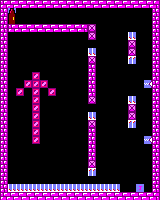

Tiled map render using the project's own tile images. Description and the whole map definition, tile-layer contents included, below:
An orthogonal 20x25 tile map with 8x8 px tiles, 1 tile layer (Capa de Patrones 1).

<map version="1.2" tiledversion="1.2.4" orientation="orthogonal" renderorder="right-down" width="20" height="25" tilewidth="8" tileheight="8" infinite="0" nextlayerid="2" nextobjectid="1">
 <tileset firstgid="1" source="tileset_juego.tsx" />
 <layer id="1" name="Capa de Patrones 1" width="20" height="25">
  <data encoding="csv">
2,3,3,3,3,3,3,3,3,3,3,3,3,3,3,3,3,3,3,4,
8,39,0,0,0,0,0,0,0,0,0,0,0,0,0,0,0,0,0,8,
8,40,0,0,0,0,0,0,0,0,0,0,0,0,0,0,0,0,0,8,
8,2,3,3,3,3,3,3,3,3,4,28,0,0,0,0,0,0,0,8,
8,0,0,0,0,0,0,0,0,0,0,28,0,0,0,0,45,0,0,8,
8,0,0,0,0,0,0,0,0,0,0,0,0,0,0,0,28,0,0,8,
8,0,0,0,0,0,0,0,0,0,0,45,0,0,0,0,28,0,0,8,
8,0,0,0,0,0,0,0,0,0,0,28,0,0,0,0,42,0,0,8,
8,0,0,0,0,0,0,0,0,0,0,8,0,0,0,0,0,0,0,8,
8,0,0,0,26,0,0,0,0,0,0,8,0,0,0,0,0,0,0,8,
8,0,0,26,26,26,0,0,0,0,0,8,0,0,0,0,0,0,44,8,
8,0,26,0,26,0,26,0,0,0,0,8,0,0,0,0,0,0,0,8,
8,0,0,0,26,0,0,0,0,0,0,28,0,0,0,0,45,0,0,8,
8,0,0,0,26,0,0,0,0,0,0,0,0,0,0,0,28,0,0,8,
8,0,0,0,26,0,0,0,0,0,0,45,0,0,0,0,28,0,0,8,
8,0,0,0,26,0,0,0,0,0,0,28,0,0,0,0,42,0,0,8,
8,0,0,0,26,0,0,0,0,0,0,8,0,0,0,0,0,0,0,8,
8,0,0,0,26,0,0,0,0,0,0,8,0,0,0,0,0,0,44,8,
8,0,0,0,0,0,0,0,0,0,0,8,0,0,0,0,0,0,0,8,
8,0,0,0,0,0,0,0,0,0,0,8,0,0,0,0,0,0,0,8,
8,0,0,0,0,0,0,0,0,0,0,28,0,0,0,0,0,0,0,8,
8,0,0,0,0,0,0,0,0,0,0,42,0,0,0,0,0,0,0,8,
8,0,0,0,0,0,0,0,0,0,0,0,0,0,0,0,0,0,0,8,
8,45,45,45,45,45,45,45,45,45,45,45,45,45,45,0,0,46,0,8,
2,3,3,3,3,3,3,3,3,3,3,3,3,3,3,3,3,3,3,4
</data>
 </layer>
</map>
